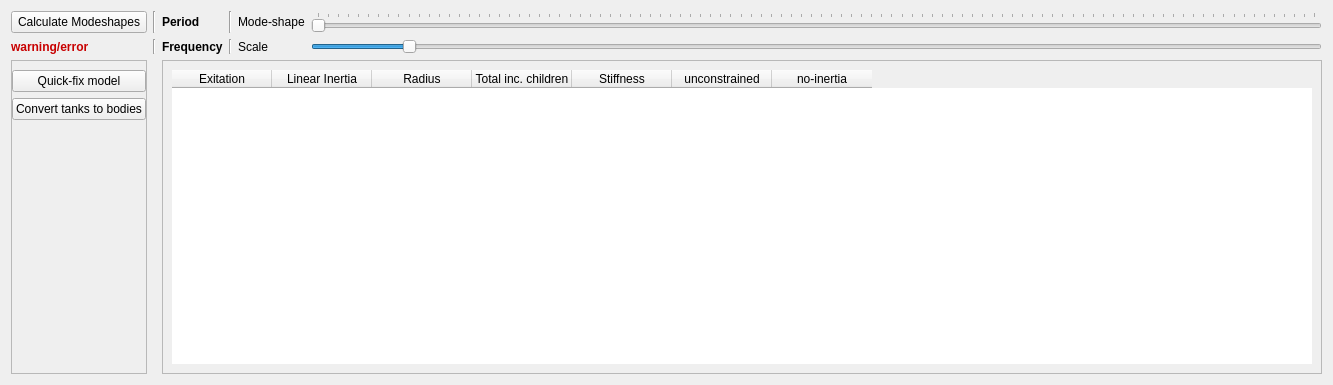
<?xml version="1.0" encoding="UTF-8"?>
<ui version="4.0">
 <class>ModeShapesWidget</class>
 <widget class="QWidget" name="ModeShapesWidget">
  <property name="geometry">
   <rect>
    <x>0</x>
    <y>0</y>
    <width>1333</width>
    <height>385</height>
   </rect>
  </property>
  <property name="windowTitle">
   <string>Form</string>
  </property>
  <layout class="QGridLayout" name="gridLayout">
   <item row="3" column="2" colspan="4">
    <widget class="QFrame" name="frame">
     <property name="frameShape">
      <enum>QFrame::StyledPanel</enum>
     </property>
     <property name="frameShadow">
      <enum>QFrame::Raised</enum>
     </property>
     <layout class="QVBoxLayout" name="verticalLayout">
      <item>
       <widget class="QTableWidget" name="tableWidget">
        <property name="sizePolicy">
         <sizepolicy hsizetype="Expanding" vsizetype="Expanding">
          <horstretch>0</horstretch>
          <verstretch>0</verstretch>
         </sizepolicy>
        </property>
        <property name="locale">
         <locale language="English" country="UnitedStates"/>
        </property>
        <property name="frameShape">
         <enum>QFrame::NoFrame</enum>
        </property>
        <property name="editTriggers">
         <set>QAbstractItemView::NoEditTriggers</set>
        </property>
        <property name="alternatingRowColors">
         <bool>false</bool>
        </property>
        <property name="showGrid">
         <bool>true</bool>
        </property>
        <property name="sortingEnabled">
         <bool>false</bool>
        </property>
        <column>
         <property name="text">
          <string>Exitation</string>
         </property>
        </column>
        <column>
         <property name="text">
          <string>Linear Inertia</string>
         </property>
        </column>
        <column>
         <property name="text">
          <string>Radius</string>
         </property>
        </column>
        <column>
         <property name="text">
          <string>Total inc. children</string>
         </property>
        </column>
        <column>
         <property name="text">
          <string>Stiffness</string>
         </property>
        </column>
        <column>
         <property name="text">
          <string>unconstrained</string>
         </property>
        </column>
        <column>
         <property name="text">
          <string>no-inertia</string>
         </property>
        </column>
       </widget>
      </item>
     </layout>
    </widget>
   </item>
   <item row="0" column="1">
    <widget class="Line" name="line">
     <property name="orientation">
      <enum>Qt::Vertical</enum>
     </property>
    </widget>
   </item>
   <item row="0" column="3">
    <widget class="Line" name="line_2">
     <property name="orientation">
      <enum>Qt::Vertical</enum>
     </property>
    </widget>
   </item>
   <item row="1" column="3">
    <widget class="Line" name="line_3">
     <property name="orientation">
      <enum>Qt::Vertical</enum>
     </property>
    </widget>
   </item>
   <item row="1" column="1">
    <widget class="Line" name="line_4">
     <property name="orientation">
      <enum>Qt::Vertical</enum>
     </property>
    </widget>
   </item>
   <item row="3" column="0">
    <widget class="QFrame" name="frame_2">
     <property name="frameShape">
      <enum>QFrame::StyledPanel</enum>
     </property>
     <property name="frameShadow">
      <enum>QFrame::Raised</enum>
     </property>
     <layout class="QVBoxLayout" name="verticalLayout_2">
      <property name="leftMargin">
       <number>0</number>
      </property>
      <property name="rightMargin">
       <number>0</number>
      </property>
      <item>
       <widget class="QPushButton" name="pushButton_2">
        <property name="text">
         <string>Quick-fix model</string>
        </property>
       </widget>
      </item>
      <item>
       <widget class="QPushButton" name="pbTanksToBodies">
        <property name="text">
         <string>Convert tanks to bodies</string>
        </property>
       </widget>
      </item>
      <item>
       <spacer name="verticalSpacer">
        <property name="orientation">
         <enum>Qt::Vertical</enum>
        </property>
        <property name="sizeHint" stdset="0">
         <size>
          <width>20</width>
          <height>40</height>
         </size>
        </property>
       </spacer>
      </item>
     </layout>
    </widget>
   </item>
   <item row="0" column="0">
    <widget class="QPushButton" name="btnCalc">
     <property name="text">
      <string>Calculate Modeshapes</string>
     </property>
     <property name="checkable">
      <bool>false</bool>
     </property>
     <property name="checked">
      <bool>false</bool>
     </property>
    </widget>
   </item>
   <item row="0" column="4">
    <widget class="QLabel" name="label">
     <property name="text">
      <string>Mode-shape</string>
     </property>
    </widget>
   </item>
   <item row="0" column="2">
    <widget class="QLabel" name="lblPeriod">
     <property name="font">
      <font>
       <bold>true</bold>
      </font>
     </property>
     <property name="text">
      <string>Period</string>
     </property>
    </widget>
   </item>
   <item row="1" column="4">
    <widget class="QLabel" name="label_2">
     <property name="text">
      <string>Scale</string>
     </property>
    </widget>
   </item>
   <item row="1" column="5">
    <widget class="QSlider" name="sliderSize">
     <property name="minimum">
      <number>1</number>
     </property>
     <property name="maximum">
      <number>100</number>
     </property>
     <property name="value">
      <number>10</number>
     </property>
     <property name="orientation">
      <enum>Qt::Horizontal</enum>
     </property>
     <property name="tickPosition">
      <enum>QSlider::NoTicks</enum>
     </property>
    </widget>
   </item>
   <item row="0" column="5">
    <widget class="QSlider" name="horizontalSlider">
     <property name="orientation">
      <enum>Qt::Horizontal</enum>
     </property>
     <property name="tickPosition">
      <enum>QSlider::TicksAbove</enum>
     </property>
    </widget>
   </item>
   <item row="1" column="2">
    <widget class="QLabel" name="lblRads">
     <property name="font">
      <font>
       <bold>true</bold>
      </font>
     </property>
     <property name="text">
      <string>Frequency</string>
     </property>
    </widget>
   </item>
   <item row="1" column="0">
    <widget class="QLabel" name="lblError">
     <property name="font">
      <font>
       <bold>true</bold>
      </font>
     </property>
     <property name="styleSheet">
      <string notr="true">color:rgb(200, 0, 0)</string>
     </property>
     <property name="locale">
      <locale language="English" country="UnitedStates"/>
     </property>
     <property name="text">
      <string>warning/error</string>
     </property>
     <property name="textFormat">
      <enum>Qt::AutoText</enum>
     </property>
    </widget>
   </item>
  </layout>
 </widget>
 <resources/>
 <connections/>
</ui>
